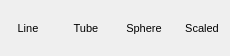
<?xml version="1.0" encoding="UTF-8"?>
<ui version="4.0">
 <class>ViewStylePopup</class>
 <widget class="QWidget" name="ViewStylePopup">
  <property name="geometry">
   <rect>
    <x>0</x>
    <y>0</y>
    <width>230</width>
    <height>56</height>
   </rect>
  </property>
  <property name="sizePolicy">
   <sizepolicy hsizetype="Minimum" vsizetype="Minimum">
    <horstretch>0</horstretch>
    <verstretch>0</verstretch>
   </sizepolicy>
  </property>
  <property name="font">
   <font>
    <pointsize>8</pointsize>
   </font>
  </property>
  <property name="windowTitle">
   <string>View Style Popup</string>
  </property>
  <layout class="QHBoxLayout" name="horizontalLayout">
   <property name="spacing">
    <number>2</number>
   </property>
   <property name="margin">
    <number>0</number>
   </property>
   <item>
    <widget class="TMenuButton" name="LineButton">
     <property name="minimumSize">
      <size>
       <width>56</width>
       <height>56</height>
      </size>
     </property>
     <property name="maximumSize">
      <size>
       <width>56</width>
       <height>56</height>
      </size>
     </property>
     <property name="font">
      <font>
       <pointsize>8</pointsize>
      </font>
     </property>
     <property name="toolTip">
      <string>Draw atoms and bonds as lines</string>
     </property>
     <property name="text">
      <string>Line</string>
     </property>
     <property name="icon">
      <iconset resource="icons.qrc">
       <normaloff>:/viewstyle/icons/viewstyle_line.png</normaloff>:/viewstyle/icons/viewstyle_line.png</iconset>
     </property>
     <property name="iconSize">
      <size>
       <width>30</width>
       <height>30</height>
      </size>
     </property>
     <property name="shortcut">
      <string>Ctrl+1</string>
     </property>
     <property name="checkable">
      <bool>true</bool>
     </property>
     <property name="checked">
      <bool>false</bool>
     </property>
     <property name="autoExclusive">
      <bool>false</bool>
     </property>
     <property name="toolButtonStyle">
      <enum>Qt::ToolButtonTextUnderIcon</enum>
     </property>
     <property name="autoRaise">
      <bool>true</bool>
     </property>
    </widget>
   </item>
   <item>
    <widget class="TMenuButton" name="TubeButton">
     <property name="minimumSize">
      <size>
       <width>56</width>
       <height>56</height>
      </size>
     </property>
     <property name="maximumSize">
      <size>
       <width>56</width>
       <height>56</height>
      </size>
     </property>
     <property name="toolTip">
      <string>Draw atoms and bonds as tubes</string>
     </property>
     <property name="text">
      <string>Tube</string>
     </property>
     <property name="icon">
      <iconset resource="icons.qrc">
       <normaloff>:/viewstyle/icons/viewstyle_tube.png</normaloff>:/viewstyle/icons/viewstyle_tube.png</iconset>
     </property>
     <property name="iconSize">
      <size>
       <width>30</width>
       <height>30</height>
      </size>
     </property>
     <property name="shortcut">
      <string>Ctrl+2</string>
     </property>
     <property name="checkable">
      <bool>true</bool>
     </property>
     <property name="checked">
      <bool>false</bool>
     </property>
     <property name="autoExclusive">
      <bool>false</bool>
     </property>
     <property name="toolButtonStyle">
      <enum>Qt::ToolButtonTextUnderIcon</enum>
     </property>
     <property name="autoRaise">
      <bool>true</bool>
     </property>
    </widget>
   </item>
   <item>
    <widget class="TMenuButton" name="SphereButton">
     <property name="minimumSize">
      <size>
       <width>56</width>
       <height>56</height>
      </size>
     </property>
     <property name="maximumSize">
      <size>
       <width>56</width>
       <height>56</height>
      </size>
     </property>
     <property name="toolTip">
      <string>Draw atoms and bonds as spheres and tubes</string>
     </property>
     <property name="text">
      <string>Sphere</string>
     </property>
     <property name="icon">
      <iconset resource="icons.qrc">
       <normaloff>:/viewstyle/icons/viewstyle_sphere.png</normaloff>:/viewstyle/icons/viewstyle_sphere.png</iconset>
     </property>
     <property name="iconSize">
      <size>
       <width>30</width>
       <height>30</height>
      </size>
     </property>
     <property name="shortcut">
      <string>Ctrl+3</string>
     </property>
     <property name="checkable">
      <bool>true</bool>
     </property>
     <property name="autoExclusive">
      <bool>false</bool>
     </property>
     <property name="toolButtonStyle">
      <enum>Qt::ToolButtonTextUnderIcon</enum>
     </property>
     <property name="autoRaise">
      <bool>true</bool>
     </property>
    </widget>
   </item>
   <item>
    <widget class="TMenuButton" name="ScaledButton">
     <property name="minimumSize">
      <size>
       <width>56</width>
       <height>56</height>
      </size>
     </property>
     <property name="maximumSize">
      <size>
       <width>56</width>
       <height>56</height>
      </size>
     </property>
     <property name="toolTip">
      <string>Draw atoms and bonds as scaled spheres and tubes</string>
     </property>
     <property name="text">
      <string>Scaled</string>
     </property>
     <property name="icon">
      <iconset resource="icons.qrc">
       <normaloff>:/viewstyle/icons/viewstyle_scaled.png</normaloff>:/viewstyle/icons/viewstyle_scaled.png</iconset>
     </property>
     <property name="iconSize">
      <size>
       <width>30</width>
       <height>30</height>
      </size>
     </property>
     <property name="shortcut">
      <string>Ctrl+4</string>
     </property>
     <property name="checkable">
      <bool>true</bool>
     </property>
     <property name="autoExclusive">
      <bool>false</bool>
     </property>
     <property name="toolButtonStyle">
      <enum>Qt::ToolButtonTextUnderIcon</enum>
     </property>
     <property name="autoRaise">
      <bool>true</bool>
     </property>
    </widget>
   </item>
  </layout>
 </widget>
 <customwidgets>
  <customwidget>
   <class>TMenuButton</class>
   <extends>QToolButton</extends>
   <header>tmenubutton.hui</header>
  </customwidget>
 </customwidgets>
 <resources>
  <include location="icons.qrc"/>
 </resources>
 <connections/>
</ui>
